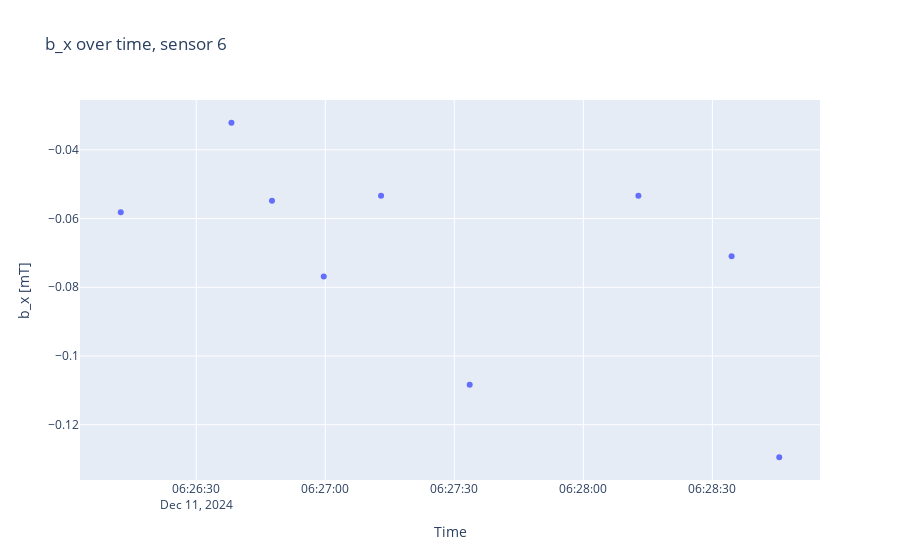
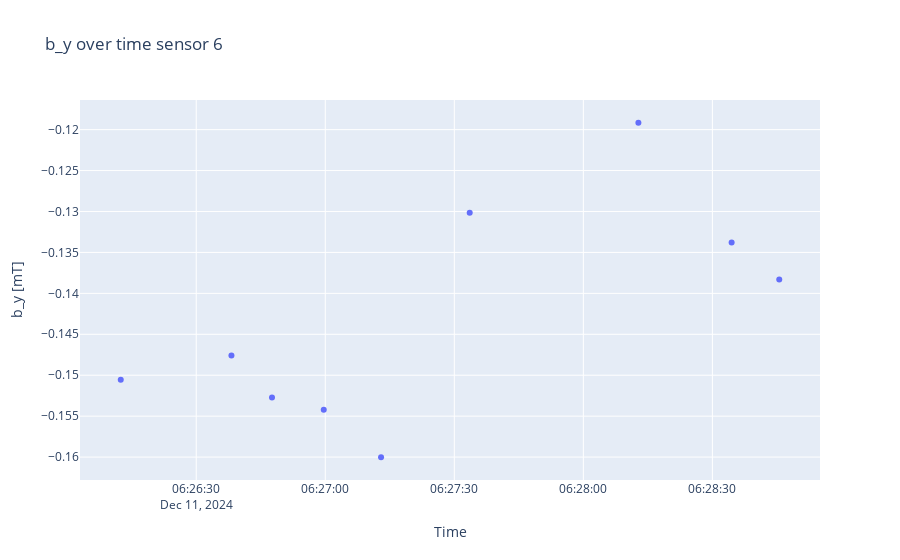
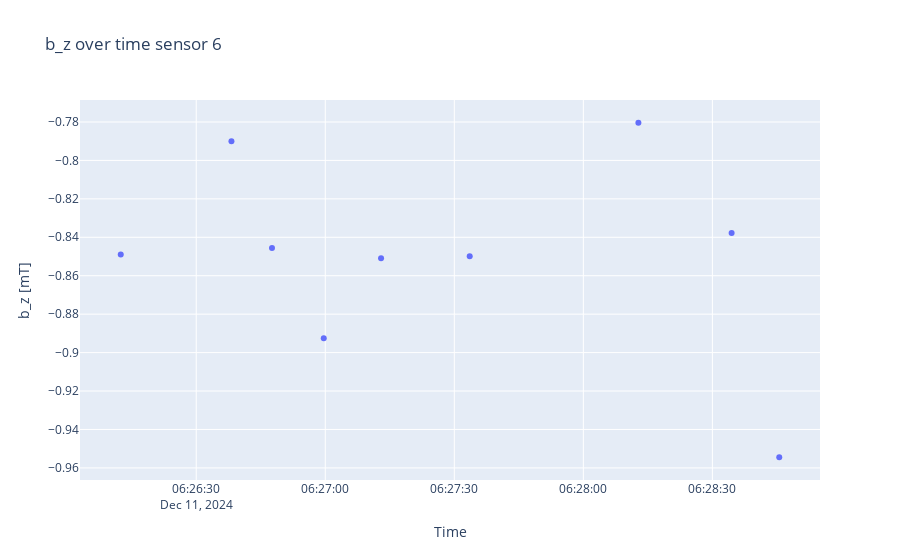

Notebook cell for these charts, in order:
### Code cell
sensorplots(B, timestamps, 6)

### Figure 1 — Plotly figure (JSON) as saved in the notebook; plotly's stock layout.template omitted (floating-point values rounded to 4 significant figures)
{"data": [{"mode": "markers", "type": "scatter", "x": ["2024-12-11T06:26:12.448489", "2024-12-11T06:26:38.182827", "2024-12-11T06:26:47.612112", "2024-12-11T06:26:59.644345", "2024-12-11T06:27:12.966368", "2024-12-11T06:27:33.579053", "2024-12-11T06:28:12.800105", "2024-12-11T06:28:34.471110", "2024-12-11T06:28:45.546328"], "y": [-0.05817, -0.03213, -0.05481, -0.07686, -0.05337, -0.1084, -0.0534, -0.07095, -0.1295]}], "layout": {"title": {"text": "b_x over time, sensor 6"}, "xaxis": {"title": {"text": "Time"}}, "yaxis": {"scaleanchor": "y", "title": {"text": "b_x [mT]"}}}}

### Figure 2 — Plotly figure (JSON) as saved in the notebook; plotly's stock layout.template omitted (floating-point values rounded to 4 significant figures)
{"data": [{"mode": "markers", "type": "scatter", "x": ["2024-12-11T06:26:12.448489", "2024-12-11T06:26:38.182827", "2024-12-11T06:26:47.612112", "2024-12-11T06:26:59.644345", "2024-12-11T06:27:12.966368", "2024-12-11T06:27:33.579053", "2024-12-11T06:28:12.800105", "2024-12-11T06:28:34.471110", "2024-12-11T06:28:45.546328"], "y": [-0.1505, -0.1476, -0.1527, -0.1542, -0.16, -0.1301, -0.1192, -0.1338, -0.1383]}], "layout": {"title": {"text": "b_y over time sensor 6"}, "xaxis": {"title": {"text": "Time"}}, "yaxis": {"scaleanchor": "y", "title": {"text": "b_y [mT]"}}}}

### Figure 3 — Plotly figure (JSON) as saved in the notebook; plotly's stock layout.template omitted (floating-point values rounded to 4 significant figures)
{"data": [{"mode": "markers", "type": "scatter", "x": ["2024-12-11T06:26:12.448489", "2024-12-11T06:26:38.182827", "2024-12-11T06:26:47.612112", "2024-12-11T06:26:59.644345", "2024-12-11T06:27:12.966368", "2024-12-11T06:27:33.579053", "2024-12-11T06:28:12.800105", "2024-12-11T06:28:34.471110", "2024-12-11T06:28:45.546328"], "y": [-0.8489, -0.7901, -0.8456, -0.8925, -0.8509, -0.8499, -0.7804, -0.8378, -0.9544]}], "layout": {"title": {"text": "b_z over time sensor 6"}, "xaxis": {"title": {"text": "Time"}}, "yaxis": {"scaleanchor": "y", "title": {"text": "b_z [mT]"}}}}
